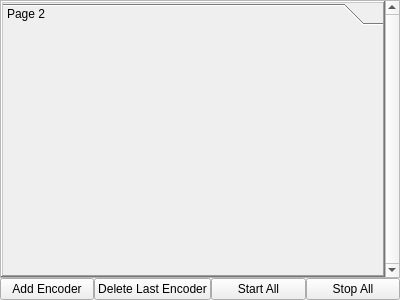
<?xml version="1.0" encoding="UTF-8"?>
<ui version="4.0">
 <class>EncodersList</class>
 <widget class="QWidget" name="EncodersList">
  <property name="geometry">
   <rect>
    <x>0</x>
    <y>0</y>
    <width>400</width>
    <height>300</height>
   </rect>
  </property>
  <property name="windowTitle">
   <string>Form</string>
  </property>
  <layout class="QVBoxLayout" name="verticalLayout_2">
   <property name="spacing">
    <number>0</number>
   </property>
   <property name="margin">
    <number>0</number>
   </property>
   <item>
    <layout class="QVBoxLayout" name="verticalLayout">
     <item>
      <widget class="QScrollArea" name="scrollArea">
       <property name="verticalScrollBarPolicy">
        <enum>Qt::ScrollBarAlwaysOn</enum>
       </property>
       <property name="widgetResizable">
        <bool>true</bool>
       </property>
       <widget class="QWidget" name="scrollAreaWidgetContents">
        <property name="geometry">
         <rect>
          <x>0</x>
          <y>0</y>
          <width>383</width>
          <height>267</height>
         </rect>
        </property>
        <layout class="QVBoxLayout" name="verticalLayout_3">
         <property name="spacing">
          <number>0</number>
         </property>
         <property name="margin">
          <number>0</number>
         </property>
         <item>
          <widget class="QToolBox" name="encoders">
           <property name="frameShape">
            <enum>QFrame::WinPanel</enum>
           </property>
           <property name="frameShadow">
            <enum>QFrame::Raised</enum>
           </property>
           <property name="currentIndex">
            <number>0</number>
           </property>
           <widget class="QWidget" name="page_2">
            <property name="geometry">
             <rect>
              <x>0</x>
              <y>0</y>
              <width>379</width>
              <height>234</height>
             </rect>
            </property>
            <attribute name="label">
             <string>Page 2</string>
            </attribute>
           </widget>
          </widget>
         </item>
        </layout>
       </widget>
      </widget>
     </item>
    </layout>
   </item>
   <item>
    <layout class="QHBoxLayout" name="horizontalLayout">
     <property name="spacing">
      <number>0</number>
     </property>
     <item>
      <widget class="QPushButton" name="AddEncoder">
       <property name="text">
        <string>Add Encoder</string>
       </property>
      </widget>
     </item>
     <item>
      <widget class="QPushButton" name="DeleteEncoder">
       <property name="text">
        <string>Delete Last Encoder</string>
       </property>
      </widget>
     </item>
     <item>
      <widget class="QPushButton" name="sall">
       <property name="text">
        <string>Start All</string>
       </property>
      </widget>
     </item>
     <item>
      <widget class="QPushButton" name="stall">
       <property name="text">
        <string>Stop All</string>
       </property>
      </widget>
     </item>
    </layout>
   </item>
  </layout>
 </widget>
 <resources/>
 <connections/>
</ui>
